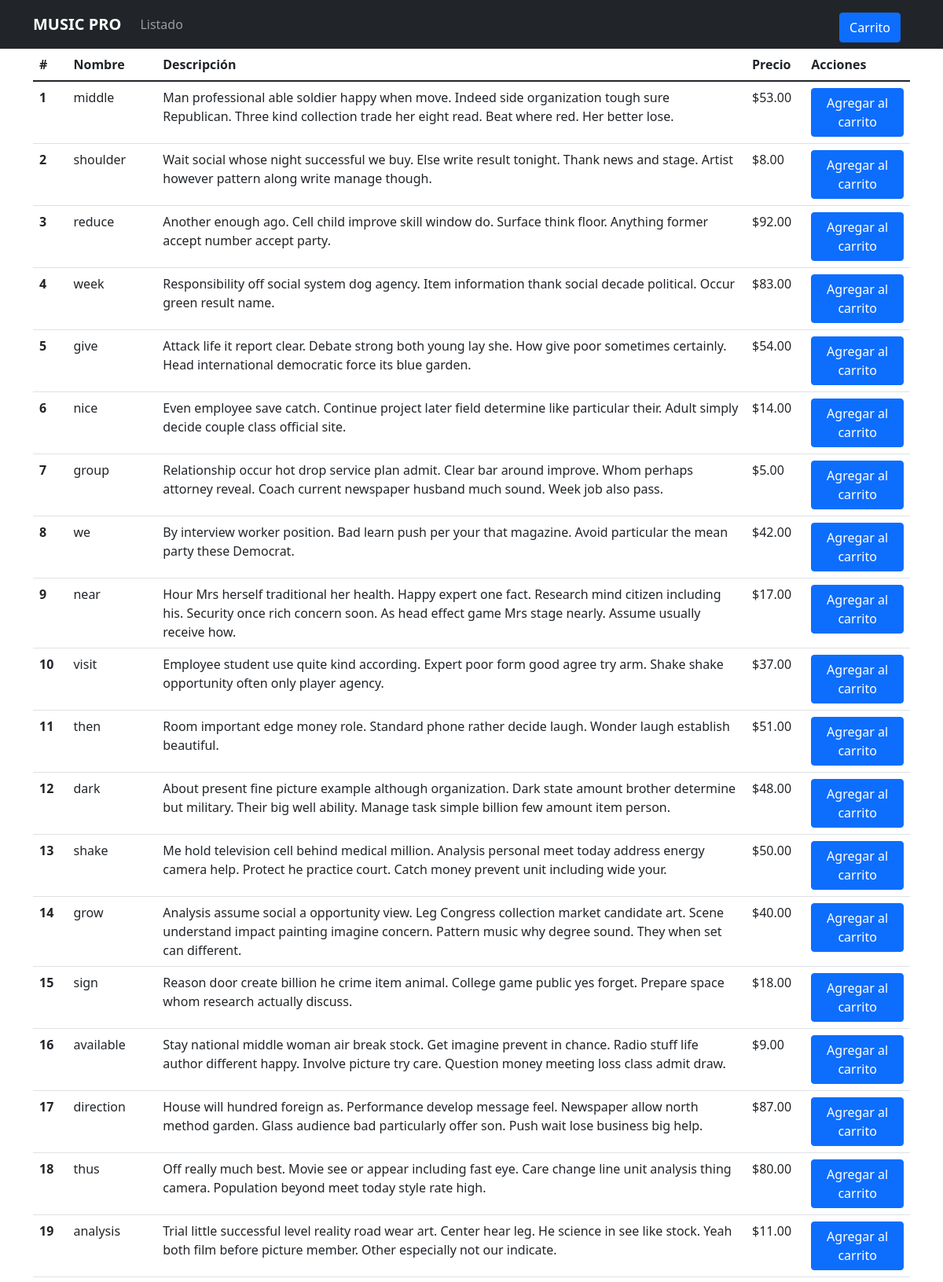
Page /sucursal/producto_index/ (upper part) on the committed database.
### sucursal/models.py (models this page shows, shortened)
class Producto(models.Model):
    id = models.AutoField(primary_key=True)
    nombre = models.CharField(max_length=255)
    precio = models.DecimalField(max_digits=11, decimal_places=2)
    descripcion = models.TextField()

### sucursal/views.py (the view)
# urls.py: path('producto_index/', producto_index, name="sucursal_producto_index"),
def producto_index(request):
    productos = Producto.objects.all()
    return render(request, 'sucursal/producto_index.html', {"productos": productos})

### sucursal/templates/sucursal/producto_index.html (shortened to what this page needs)
<!DOCTYPE html>
<html lang="en">
<head>
  <link href="https://cdn.jsdelivr.net/npm/bootstrap@5.1.3/dist/css/bootstrap.min.css" rel="stylesheet">
</head>
<body>
  <header>
    <div class="navbar navbar-expand-lg navbar-dark bg-dark ">
      <div class="container">
        <a href="{% url 'sucursal_index' %}" class="navbar-brand">
          <strong>MUSIC PRO</strong>
        </a>
        <div class="collapse navbar-collapse" id="navbarNav">
            <ul class="navbar-nav ml-2 justify-content-end">
                <li class="nav-item">
                    <a class="nav-link" href="{% url 'list_boleta' %}">Listado</a>
                </li>
            </ul>
        </div>
          <div class="container mt-2 position-relative">
            <div class="d-flex justify-content-end">
              <button class="btn btn-primary" id="toggleCarrito">Carrito</button>
            </div>
    </div>
  </header>
<div class="container">
  <table class="table">
    <thead>
      <tr>
        <th scope="col">#</th>
        <th scope="col">Nombre</th>
        <th scope="col">Descripción</th>
        <th scope="col">Precio</th>
        <th scope="col">Acciones</th>
      </tr>
    </thead>
    <tbody>
      {% for producto in productos %}
        <tr>
          <th scope="row">{{ producto.id }}</th>
          <td>{{ producto.nombre }}</td>
          <td>{{ producto.descripcion }}</td>
          <td>${{ producto.precio }}</td>
          <td>
            <button class="btn btn-primary" onclick="agregarAlCarrito('{{ producto.id }}', '{{ producto.nombre }}', {{ producto.precio }})">Agregar al carrito</button>
          </td>
        </tr>
      {% endfor %}
    </tbody>
  </table>
</div>
</body>
</html>

### rows in the picture
Producto: id "1", nombre "middle", descripcion "Man professional able soldier happy when move. Indeed side organization tough sure Republican. Three kind collection trade her eight read. Beat where red. Her better lose.", precio "53.00"
Producto: id "2", nombre "shoulder", descripcion "Wait social whose night successful we buy. Else write result tonight. Thank news and stage. Artist however pattern along write manage though.", precio "8.00"
Producto: id "3", nombre "reduce", descripcion "Another enough ago. Cell child improve skill window do. Surface think floor. Anything former accept number accept party.", precio "92.00"
Producto: id "4", nombre "week", descripcion "Responsibility off social system dog agency. Item information thank social decade political. Occur green result name.", precio "83.00"
Producto: id "5", nombre "give", descripcion "Attack life it report clear. Debate strong both young lay she. How give poor sometimes certainly. Head international democratic force its blue garden.", precio "54.00"
Producto: id "6", nombre "nice", descripcion "Even employee save catch. Continue project later field determine like particular their. Adult simply decide couple class official site.", precio "14.00"
Producto: id "7", nombre "group", descripcion "Relationship occur hot drop service plan admit. Clear bar around improve. Whom perhaps attorney reveal. Coach current newspaper husband much sound. Week job also pass.", precio "5.00"
Producto: id "8", nombre "we", descripcion "By interview worker position. Bad learn push per your that magazine. Avoid particular the mean party these Democrat.", precio "42.00"
Producto: id "9", nombre "near", descripcion "Hour Mrs herself traditional her health. Happy expert one fact. Research mind citizen including his. Security once rich concern soon. As head effect game Mrs stage nearly. Assume usually receive how.", precio "17.00"
Producto: id "10", nombre "visit", descripcion "Employee student use quite kind according. Expert poor form good agree try arm. Shake shake opportunity often only player agency.", precio "37.00"
Producto: id "11", nombre "then", descripcion "Room important edge money role. Standard phone rather decide laugh. Wonder laugh establish beautiful.", precio "51.00"
Producto: id "12", nombre "dark", descripcion "About present fine picture example although organization. Dark state amount brother determine but military. Their big well ability. Manage task simple billion few amount item person.", precio "48.00"
Producto: id "13", nombre "shake", descripcion "Me hold television cell behind medical million. Analysis personal meet today address energy camera help. Protect he practice court. Catch money prevent unit including wide your.", precio "50.00"
Producto: id "14", nombre "grow", descripcion "Analysis assume social a opportunity view. Leg Congress collection market candidate art. Scene understand impact painting imagine concern. Pattern music why degree sound. They when set can different.", precio "40.00"
Producto: id "15", nombre "sign", descripcion "Reason door create billion he crime item animal. College game public yes forget. Prepare space whom research actually discuss.", precio "18.00"
Producto: id "16", nombre "available", descripcion "Stay national middle woman air break stock. Get imagine prevent in chance. Radio stuff life author different happy. Involve picture try care. Question money meeting loss class admit draw.", precio "9.00"
Producto: id "17", nombre "direction", descripcion "House will hundred foreign as. Performance develop message feel. Newspaper allow north method garden. Glass audience bad particularly offer son. Push wait lose business big help.", precio "87.00"
Producto: id "18", nombre "thus", descripcion "Off really much best. Movie see or appear including fast eye. Care change line unit analysis thing camera. Population beyond meet today style rate high.", precio "80.00"
Producto: id "19", nombre "analysis", descripcion "Trial little successful level reality road wear art. Center hear leg. He science in see like stock. Yeah both film before picture member. Other especially not our indicate.", precio "11.00"
